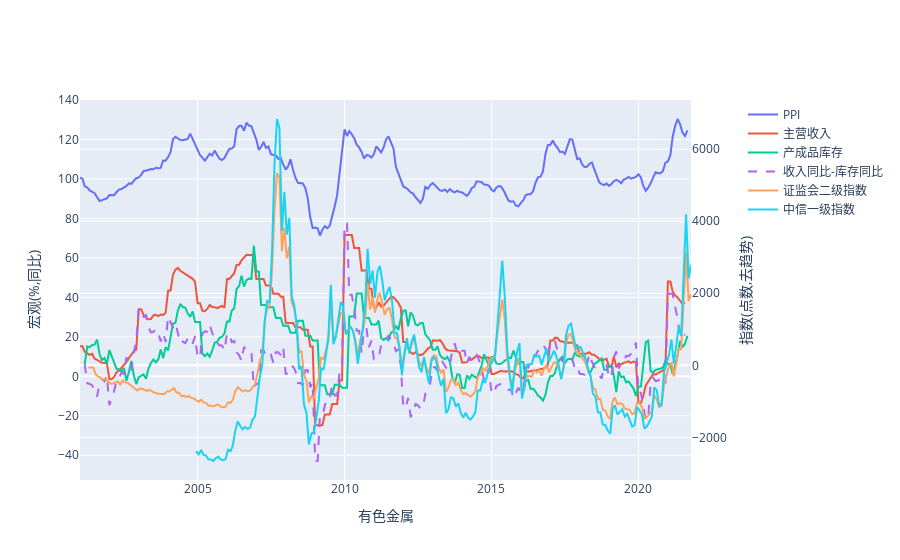

The notebook cell this image was saved under:
### Code cell
# ！
compare_plot(ppi['有色金属冶炼和压延加工业'], income['有色金属冶炼和压延加工业'], stock['有色金属冶炼和压延加工业'], inc_stk['有色金属冶炼和压延加工业'],
             statistic_ind['有色金属'], citic_ind['有色金属'], title='有色金属')

### Figure 1 — Plotly figure (JSON) as saved in the notebook; plotly's stock layout.template omitted (floating-point values rounded to 4 significant figures; data arrays with more than 128 entries replaced by an {"elided": "..."} marker saying what was removed)
{"data": [{"name": "PPI", "showlegend": true, "type": "scatter", "x": {"elided": "249 str values"}, "xaxis": "x", "y": {"elided": "249 float values"}, "yaxis": "y"}, {"name": "主营收入", "showlegend": true, "type": "scatter", "x": {"elided": "248 str values"}, "xaxis": "x", "y": {"elided": "248 float values"}, "yaxis": "y"}, {"name": "产成品库存", "showlegend": true, "type": "scatter", "x": {"elided": "244 str values"}, "xaxis": "x", "y": {"elided": "244 float values"}, "yaxis": "y"}, {"line": {"dash": "dash"}, "name": "收入同比-库存同比", "showlegend": true, "type": "scatter", "x": {"elided": "243 str values"}, "xaxis": "x", "y": {"elided": "243 float values"}, "yaxis": "y"}, {"name": "证监会二级指数", "showlegend": true, "type": "scatter", "x": {"elided": "247 str values"}, "xaxis": "x", "y": {"elided": "247 float values"}, "yaxis": "y2"}, {"name": "中信一级指数", "showlegend": true, "type": "scatter", "x": {"elided": "203 str values"}, "xaxis": "x", "y": {"elided": "203 float values"}, "yaxis": "y2"}], "layout": {"autosize": true, "xaxis": {"anchor": "y", "autorange": true, "domain": [0, 0.94], "range": ["2001-01-01", "2021-10-15"], "title": {"text": "有色金属"}, "type": "date"}, "yaxis": {"anchor": "x", "autorange": true, "domain": [0, 1], "range": [-52.53, 140.0], "title": {"text": "宏观(%,同比)"}, "type": "linear"}, "yaxis2": {"anchor": "x", "autorange": true, "overlaying": "y", "range": [-3182.0, 7364.0], "side": "right", "title": {"text": "指数(点数,去趋势)"}, "type": "linear"}}}
